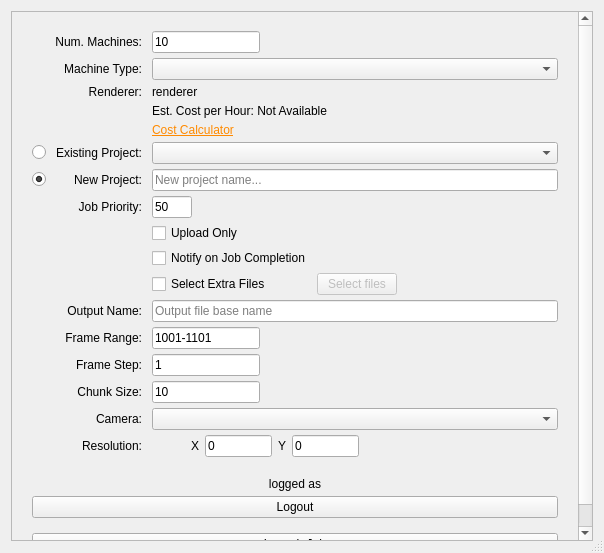
<?xml version="1.0" encoding="UTF-8"?>
<ui version="4.0">
 <class>SubmitDialog</class>
 <widget class="QDialog" name="SubmitDialog">
  <property name="geometry">
   <rect>
    <x>0</x>
    <y>0</y>
    <width>604</width>
    <height>553</height>
   </rect>
  </property>
  <property name="sizePolicy">
   <sizepolicy hsizetype="Fixed" vsizetype="Expanding">
    <horstretch>0</horstretch>
    <verstretch>0</verstretch>
   </sizepolicy>
  </property>
  <property name="minimumSize">
   <size>
    <width>527</width>
    <height>0</height>
   </size>
  </property>
  <property name="maximumSize">
   <size>
    <width>1550</width>
    <height>1070</height>
   </size>
  </property>
  <property name="windowTitle">
   <string>Dialog</string>
  </property>
  <property name="sizeGripEnabled">
   <bool>true</bool>
  </property>
  <layout class="QVBoxLayout" name="verticalLayout">
   <property name="bottomMargin">
    <number>12</number>
   </property>
   <item>
    <widget class="QScrollArea" name="scrollArea">
     <property name="sizePolicy">
      <sizepolicy hsizetype="Expanding" vsizetype="Expanding">
       <horstretch>0</horstretch>
       <verstretch>0</verstretch>
      </sizepolicy>
     </property>
     <property name="horizontalScrollBarPolicy">
      <enum>Qt::ScrollBarAlwaysOff</enum>
     </property>
     <property name="widgetResizable">
      <bool>true</bool>
     </property>
     <widget class="QWidget" name="scrollAreaWidgetContents">
      <property name="geometry">
       <rect>
        <x>0</x>
        <y>-76</y>
        <width>563</width>
        <height>614</height>
       </rect>
      </property>
      <property name="sizePolicy">
       <sizepolicy hsizetype="Expanding" vsizetype="Expanding">
        <horstretch>0</horstretch>
        <verstretch>0</verstretch>
       </sizepolicy>
      </property>
      <property name="minimumSize">
       <size>
        <width>493</width>
        <height>0</height>
       </size>
      </property>
      <layout class="QVBoxLayout" name="verticalLayout_2">
       <property name="spacing">
        <number>10</number>
       </property>
       <property name="leftMargin">
        <number>20</number>
       </property>
       <property name="rightMargin">
        <number>20</number>
       </property>
       <item>
        <layout class="QGridLayout" name="main_layout">
         <property name="topMargin">
          <number>10</number>
         </property>
         <property name="bottomMargin">
          <number>10</number>
         </property>
         <property name="verticalSpacing">
          <number>5</number>
         </property>
         <item row="5" column="1">
          <widget class="QComboBox" name="existing_project_name"/>
         </item>
         <item row="2" column="0">
          <widget class="QLabel" name="label_6">
           <property name="text">
            <string>Renderer:</string>
           </property>
           <property name="alignment">
            <set>Qt::AlignRight|Qt::AlignTrailing|Qt::AlignVCenter</set>
           </property>
          </widget>
         </item>
         <item row="2" column="1">
          <widget class="QLabel" name="renderer">
           <property name="text">
            <string>renderer</string>
           </property>
          </widget>
         </item>
         <item row="8" column="1">
          <layout class="QHBoxLayout" name="horizontalLayout_9">
           <property name="spacing">
            <number>-1</number>
           </property>
           <property name="topMargin">
            <number>0</number>
           </property>
           <item>
            <widget class="QCheckBox" name="upload_only">
             <property name="sizePolicy">
              <sizepolicy hsizetype="Preferred" vsizetype="Fixed">
               <horstretch>0</horstretch>
               <verstretch>0</verstretch>
              </sizepolicy>
             </property>
             <property name="text">
              <string>Upload Only</string>
             </property>
            </widget>
           </item>
          </layout>
         </item>
         <item row="13" column="1">
          <widget class="QLineEdit" name="frame_step">
           <property name="sizePolicy">
            <sizepolicy hsizetype="Maximum" vsizetype="Fixed">
             <horstretch>0</horstretch>
             <verstretch>0</verstretch>
            </sizepolicy>
           </property>
           <property name="text">
            <string>1</string>
           </property>
          </widget>
         </item>
         <item row="6" column="1">
          <widget class="QLineEdit" name="new_project_name">
           <property name="placeholderText">
            <string>New project name...</string>
           </property>
          </widget>
         </item>
         <item row="14" column="0">
          <widget class="QLabel" name="label_9">
           <property name="text">
            <string>Chunk Size:</string>
           </property>
           <property name="alignment">
            <set>Qt::AlignRight|Qt::AlignTrailing|Qt::AlignVCenter</set>
           </property>
          </widget>
         </item>
         <item row="3" column="1">
          <widget class="QLabel" name="est_cost">
           <property name="sizePolicy">
            <sizepolicy hsizetype="Fixed" vsizetype="Fixed">
             <horstretch>0</horstretch>
             <verstretch>0</verstretch>
            </sizepolicy>
           </property>
           <property name="text">
            <string>Est. Cost per Hour: Not Available</string>
           </property>
          </widget>
         </item>
         <item row="0" column="0">
          <widget class="QLabel" name="label_2">
           <property name="maximumSize">
            <size>
             <width>16777215</width>
             <height>16777215</height>
            </size>
           </property>
           <property name="text">
            <string>Num. Machines:</string>
           </property>
           <property name="textFormat">
            <enum>Qt::AutoText</enum>
           </property>
           <property name="scaledContents">
            <bool>false</bool>
           </property>
           <property name="alignment">
            <set>Qt::AlignRight|Qt::AlignTrailing|Qt::AlignVCenter</set>
           </property>
           <property name="wordWrap">
            <bool>false</bool>
           </property>
           <property name="openExternalLinks">
            <bool>false</bool>
           </property>
           <property name="textInteractionFlags">
            <set>Qt::LinksAccessibleByMouse</set>
           </property>
          </widget>
         </item>
         <item row="9" column="1">
          <layout class="QHBoxLayout" name="horizontalLayout_6">
           <item>
            <widget class="QCheckBox" name="notify_complete">
             <property name="sizePolicy">
              <sizepolicy hsizetype="Preferred" vsizetype="Fixed">
               <horstretch>0</horstretch>
               <verstretch>0</verstretch>
              </sizepolicy>
             </property>
             <property name="toolTip">
              <string>Zync will send you an email when this job completes, or if it fails.</string>
             </property>
             <property name="text">
              <string>Notify on Job Completion</string>
             </property>
            </widget>
           </item>
          </layout>
         </item>
         <item row="7" column="0">
          <widget class="QLabel" name="label_17">
           <property name="maximumSize">
            <size>
             <width>16777215</width>
             <height>16777215</height>
            </size>
           </property>
           <property name="text">
            <string>Job Priority:</string>
           </property>
           <property name="alignment">
            <set>Qt::AlignRight|Qt::AlignTrailing|Qt::AlignVCenter</set>
           </property>
          </widget>
         </item>
         <item row="4" column="1">
          <widget class="QLabel" name="label_7">
           <property name="sizePolicy">
            <sizepolicy hsizetype="Fixed" vsizetype="Fixed">
             <horstretch>0</horstretch>
             <verstretch>0</verstretch>
            </sizepolicy>
           </property>
           <property name="text">
            <string>&lt;a style=&quot;color:#ff8a00;&quot; href=&quot;http://zync.cloudpricingcalculator.appspot.com&quot;&gt;Cost Calculator&lt;/a&gt;</string>
           </property>
           <property name="textFormat">
            <enum>Qt::RichText</enum>
           </property>
           <property name="openExternalLinks">
            <bool>true</bool>
           </property>
           <property name="textInteractionFlags">
            <set>Qt::TextBrowserInteraction</set>
           </property>
          </widget>
         </item>
         <item row="16" column="1">
          <layout class="QHBoxLayout" name="horizontalLayout">
           <property name="spacing">
            <number>6</number>
           </property>
           <property name="sizeConstraint">
            <enum>QLayout::SetDefaultConstraint</enum>
           </property>
           <item>
            <spacer name="horizontalSpacer_2">
             <property name="orientation">
              <enum>Qt::Horizontal</enum>
             </property>
             <property name="sizeHint" stdset="0">
              <size>
               <width>80</width>
               <height>20</height>
              </size>
             </property>
            </spacer>
           </item>
           <item>
            <widget class="QLabel" name="label_15">
             <property name="text">
              <string>X</string>
             </property>
             <property name="alignment">
              <set>Qt::AlignRight|Qt::AlignTrailing|Qt::AlignVCenter</set>
             </property>
            </widget>
           </item>
           <item>
            <widget class="QLineEdit" name="x_res">
             <property name="sizePolicy">
              <sizepolicy hsizetype="Preferred" vsizetype="Fixed">
               <horstretch>0</horstretch>
               <verstretch>0</verstretch>
              </sizepolicy>
             </property>
             <property name="text">
              <string>0</string>
             </property>
            </widget>
           </item>
           <item>
            <widget class="QLabel" name="label_16">
             <property name="text">
              <string>Y</string>
             </property>
             <property name="alignment">
              <set>Qt::AlignRight|Qt::AlignTrailing|Qt::AlignVCenter</set>
             </property>
            </widget>
           </item>
           <item>
            <widget class="QLineEdit" name="y_res">
             <property name="sizePolicy">
              <sizepolicy hsizetype="Preferred" vsizetype="Fixed">
               <horstretch>0</horstretch>
               <verstretch>0</verstretch>
              </sizepolicy>
             </property>
             <property name="text">
              <string>0</string>
             </property>
            </widget>
           </item>
           <item>
            <spacer name="horizontalSpacer_5">
             <property name="orientation">
              <enum>Qt::Horizontal</enum>
             </property>
             <property name="sizeHint" stdset="0">
              <size>
               <width>240</width>
               <height>20</height>
              </size>
             </property>
            </spacer>
           </item>
          </layout>
         </item>
         <item row="15" column="1">
          <widget class="QComboBox" name="camera"/>
         </item>
         <item row="1" column="1">
          <widget class="QComboBox" name="instance_type">
           <property name="sizePolicy">
            <sizepolicy hsizetype="Expanding" vsizetype="Fixed">
             <horstretch>0</horstretch>
             <verstretch>0</verstretch>
            </sizepolicy>
           </property>
          </widget>
         </item>
         <item row="14" column="1">
          <widget class="QLineEdit" name="chunk_size">
           <property name="sizePolicy">
            <sizepolicy hsizetype="Maximum" vsizetype="Fixed">
             <horstretch>0</horstretch>
             <verstretch>0</verstretch>
            </sizepolicy>
           </property>
           <property name="text">
            <string>10</string>
           </property>
          </widget>
         </item>
         <item row="11" column="1">
          <widget class="QLineEdit" name="output_name">
           <property name="placeholderText">
            <string>Output file base name</string>
           </property>
          </widget>
         </item>
         <item row="12" column="0">
          <widget class="QLabel" name="frange_label">
           <property name="text">
            <string>Frame Range:</string>
           </property>
           <property name="alignment">
            <set>Qt::AlignRight|Qt::AlignTrailing|Qt::AlignVCenter</set>
           </property>
          </widget>
         </item>
         <item row="12" column="1">
          <widget class="QLineEdit" name="frange">
           <property name="sizePolicy">
            <sizepolicy hsizetype="Maximum" vsizetype="Fixed">
             <horstretch>0</horstretch>
             <verstretch>0</verstretch>
            </sizepolicy>
           </property>
           <property name="text">
            <string>1001-1101</string>
           </property>
          </widget>
         </item>
         <item row="1" column="0">
          <widget class="QLabel" name="label_3">
           <property name="text">
            <string>Machine Type:</string>
           </property>
           <property name="alignment">
            <set>Qt::AlignRight|Qt::AlignTrailing|Qt::AlignVCenter</set>
           </property>
          </widget>
         </item>
         <item row="5" column="0">
          <layout class="QHBoxLayout" name="horizontalLayout_3">
           <item>
            <widget class="QRadioButton" name="existing_project">
             <property name="text">
              <string/>
             </property>
             <property name="checked">
              <bool>false</bool>
             </property>
            </widget>
           </item>
           <item>
            <spacer name="horizontalSpacer">
             <property name="orientation">
              <enum>Qt::Horizontal</enum>
             </property>
             <property name="sizeType">
              <enum>QSizePolicy::Minimum</enum>
             </property>
             <property name="sizeHint" stdset="0">
              <size>
               <width>10</width>
               <height>20</height>
              </size>
             </property>
            </spacer>
           </item>
           <item>
            <widget class="QLabel" name="label">
             <property name="text">
              <string>Existing Project:</string>
             </property>
            </widget>
           </item>
          </layout>
         </item>
         <item row="0" column="1">
          <widget class="QLineEdit" name="num_instances">
           <property name="sizePolicy">
            <sizepolicy hsizetype="Fixed" vsizetype="Fixed">
             <horstretch>0</horstretch>
             <verstretch>0</verstretch>
            </sizepolicy>
           </property>
           <property name="minimumSize">
            <size>
             <width>40</width>
             <height>0</height>
            </size>
           </property>
           <property name="baseSize">
            <size>
             <width>40</width>
             <height>0</height>
            </size>
           </property>
           <property name="text">
            <string>10</string>
           </property>
          </widget>
         </item>
         <item row="11" column="0">
          <widget class="QLabel" name="label_5">
           <property name="text">
            <string>Output Name:</string>
           </property>
           <property name="alignment">
            <set>Qt::AlignRight|Qt::AlignTrailing|Qt::AlignVCenter</set>
           </property>
          </widget>
         </item>
         <item row="7" column="1">
          <layout class="QHBoxLayout" name="horizontalLayout_4">
           <item>
            <widget class="QLineEdit" name="priority">
             <property name="maximumSize">
              <size>
               <width>40</width>
               <height>16777215</height>
              </size>
             </property>
             <property name="text">
              <string>50</string>
             </property>
            </widget>
           </item>
           <item>
            <spacer name="horizontalSpacer_4">
             <property name="orientation">
              <enum>Qt::Horizontal</enum>
             </property>
             <property name="sizeHint" stdset="0">
              <size>
               <width>40</width>
               <height>20</height>
              </size>
             </property>
            </spacer>
           </item>
          </layout>
         </item>
         <item row="16" column="0">
          <widget class="QLabel" name="label_12">
           <property name="text">
            <string>Resolution:</string>
           </property>
           <property name="alignment">
            <set>Qt::AlignRight|Qt::AlignTrailing|Qt::AlignVCenter</set>
           </property>
          </widget>
         </item>
         <item row="13" column="0">
          <widget class="QLabel" name="label_8">
           <property name="text">
            <string>Frame Step:</string>
           </property>
           <property name="alignment">
            <set>Qt::AlignRight|Qt::AlignTrailing|Qt::AlignVCenter</set>
           </property>
          </widget>
         </item>
         <item row="10" column="1">
          <widget class="QFrame" name="extra_assets_frame">
           <property name="sizePolicy">
            <sizepolicy hsizetype="Fixed" vsizetype="Fixed">
             <horstretch>0</horstretch>
             <verstretch>0</verstretch>
            </sizepolicy>
           </property>
           <property name="minimumSize">
            <size>
             <width>0</width>
             <height>0</height>
            </size>
           </property>
           <property name="frameShape">
            <enum>QFrame::NoFrame</enum>
           </property>
           <property name="frameShadow">
            <enum>QFrame::Plain</enum>
           </property>
           <property name="lineWidth">
            <number>0</number>
           </property>
           <layout class="QHBoxLayout" name="horizontalLayout_2">
            <property name="leftMargin">
             <number>0</number>
            </property>
            <property name="topMargin">
             <number>0</number>
            </property>
            <property name="rightMargin">
             <number>0</number>
            </property>
            <property name="bottomMargin">
             <number>0</number>
            </property>
            <item>
             <widget class="QCheckBox" name="sync_extra_assets">
              <property name="text">
               <string>Select Extra Files</string>
              </property>
             </widget>
            </item>
            <item>
             <spacer name="horizontalSpacer_8">
              <property name="orientation">
               <enum>Qt::Horizontal</enum>
              </property>
              <property name="sizeHint" stdset="0">
               <size>
                <width>40</width>
                <height>20</height>
               </size>
              </property>
             </spacer>
            </item>
            <item>
             <widget class="QPushButton" name="select_files">
              <property name="enabled">
               <bool>false</bool>
              </property>
              <property name="sizePolicy">
               <sizepolicy hsizetype="MinimumExpanding" vsizetype="Fixed">
                <horstretch>0</horstretch>
                <verstretch>0</verstretch>
               </sizepolicy>
              </property>
              <property name="text">
               <string>Select files</string>
              </property>
              <property name="iconSize">
               <size>
                <width>16</width>
                <height>16</height>
               </size>
              </property>
             </widget>
            </item>
           </layout>
           <zorder>sync_extra_assets</zorder>
           <zorder>select_files</zorder>
           <zorder>horizontalSpacer_8</zorder>
          </widget>
         </item>
         <item row="15" column="0">
          <widget class="QLabel" name="label_10">
           <property name="text">
            <string>Camera:</string>
           </property>
           <property name="alignment">
            <set>Qt::AlignRight|Qt::AlignTrailing|Qt::AlignVCenter</set>
           </property>
          </widget>
         </item>
         <item row="6" column="0">
          <layout class="QHBoxLayout" name="horizontalLayout_8">
           <item>
            <widget class="QRadioButton" name="new_project">
             <property name="enabled">
              <bool>true</bool>
             </property>
             <property name="layoutDirection">
              <enum>Qt::LeftToRight</enum>
             </property>
             <property name="text">
              <string/>
             </property>
             <property name="checked">
              <bool>true</bool>
             </property>
            </widget>
           </item>
           <item>
            <spacer name="horizontalSpacer_3">
             <property name="orientation">
              <enum>Qt::Horizontal</enum>
             </property>
             <property name="sizeType">
              <enum>QSizePolicy::Maximum</enum>
             </property>
             <property name="sizeHint" stdset="0">
              <size>
               <width>10</width>
               <height>20</height>
              </size>
             </property>
            </spacer>
           </item>
           <item>
            <widget class="QLabel" name="label_4">
             <property name="text">
              <string>New Project:</string>
             </property>
            </widget>
           </item>
          </layout>
         </item>
        </layout>
       </item>
       <item>
        <layout class="QHBoxLayout" name="submit_layout">
         <property name="spacing">
          <number>0</number>
         </property>
         <property name="leftMargin">
          <number>0</number>
         </property>
         <property name="topMargin">
          <number>0</number>
         </property>
        </layout>
       </item>
       <item>
        <layout class="QVBoxLayout" name="verticalLayout_3">
         <property name="spacing">
          <number>5</number>
         </property>
         <item>
          <widget class="QLabel" name="logged_as">
           <property name="text">
            <string>logged as</string>
           </property>
           <property name="alignment">
            <set>Qt::AlignCenter</set>
           </property>
          </widget>
         </item>
         <item>
          <widget class="QPushButton" name="logout_button">
           <property name="text">
            <string>Logout</string>
           </property>
          </widget>
         </item>
        </layout>
       </item>
       <item>
        <spacer name="verticalSpacer_2">
         <property name="orientation">
          <enum>Qt::Vertical</enum>
         </property>
         <property name="sizeType">
          <enum>QSizePolicy::MinimumExpanding</enum>
         </property>
         <property name="sizeHint" stdset="0">
          <size>
           <width>20</width>
           <height>5</height>
          </size>
         </property>
        </spacer>
       </item>
       <item>
        <widget class="QPushButton" name="submit_button">
         <property name="sizePolicy">
          <sizepolicy hsizetype="MinimumExpanding" vsizetype="Fixed">
           <horstretch>0</horstretch>
           <verstretch>0</verstretch>
          </sizepolicy>
         </property>
         <property name="text">
          <string>Launch Job</string>
         </property>
         <property name="autoDefault">
          <bool>false</bool>
         </property>
        </widget>
       </item>
       <item>
        <spacer name="verticalSpacer">
         <property name="orientation">
          <enum>Qt::Vertical</enum>
         </property>
         <property name="sizeHint" stdset="0">
          <size>
           <width>20</width>
           <height>40</height>
          </size>
         </property>
        </spacer>
       </item>
      </layout>
     </widget>
    </widget>
   </item>
  </layout>
 </widget>
 <tabstops>
  <tabstop>scrollArea</tabstop>
  <tabstop>new_project_name</tabstop>
  <tabstop>priority</tabstop>
  <tabstop>output_name</tabstop>
  <tabstop>frange</tabstop>
  <tabstop>chunk_size</tabstop>
  <tabstop>camera</tabstop>
  <tabstop>x_res</tabstop>
  <tabstop>y_res</tabstop>
 </tabstops>
 <resources/>
 <connections/>
</ui>
